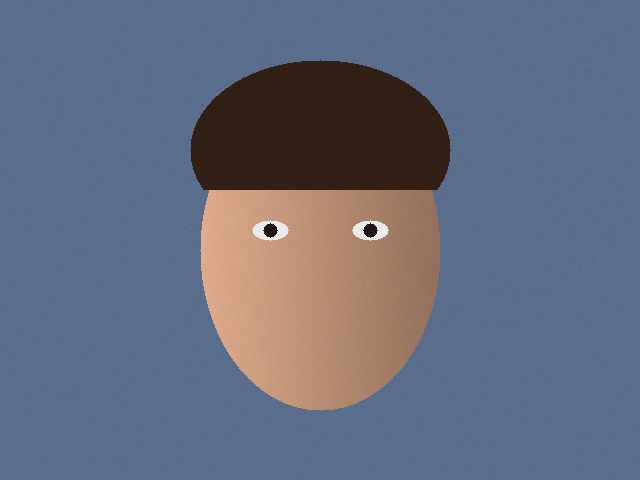
#> input picture samples/skin_reference.png, 640 x 480 px
$ python -i selftrain.py   (imports and definitions only)
#> lines starting #> are read from the running program, lines starting #| are printed output that depends on the picture
"""Likeness-filtered self-training (selftrain): partway through the steps (selftrain_at, a fraction of them) the LoRA
renders the subject over varied prompts, the pictures that pass a quality filter and look more like the person than
its probes do are kept, and they train beside the photos at a lower weight for the rest of the run.

It is reward-ranked fine-tuning (RAFT, Dong et al. 2023: sample, rank by a reward, fine-tune on the best) with the
likeness probes' score as the reward, done once or twice inside the run instead of as a stage of its own. It shows
the LoRA its own best pictures of the person in scenes the photos never had; it cannot teach the identity anything
the LoRA does not already draw on a good seed.

Training on its own pictures can amplify the model's own artifacts ("model collapse": in the self-consuming LoRA
chains of arXiv 2407.17493 quality fell visibly by the third round of retraining on outputs). The guards:

  - few rounds, each replacing the last round's pictures (they never pile up or train on each other's output);
  - a cap: at most selftrain_share of the real images (repeats counted), trained at selftrain_weight;
  - a quality filter before likeness: one face, detected confidently and not cut off by the frame; a picture far
    blurrier than the round's others (below SHARP_FACTOR x their median sharpness, at the training resolution, on
    the face when it is large enough there, since a render's soft background is not blur) is rejected: a failed
    render, not a clean one (renders are compared with renders, as photos carry grain and texture renders never
    have); near-duplicates of a kept picture are dropped;
  - a copy check (copy_check, copycheck.py): a picture that copies one of the training photos (its SSCD match
    above max(copy_max, the photos' own typical match + 0.1)) is left out: it would teach the photo again, not the
    person in a new scene;
  - a bar: a picture is kept only above both selftrain_min_likeness and the probes' current smoothed score, on the
    probes' own scale, so the LoRA studies only its better-than-usual pictures.

The scorer that picks the pictures is the probes' own, so a probe score that rises after a round may partly be the
scorer being fed what it likes: judge the samples by eye too.
"""
from __future__ import annotations

from collections import Counter
from dataclasses import dataclass, field
from pathlib import Path

import numpy as np

DET_MIN = 0.7  # the face detector's confidence a kept picture's face needs
DUP_MAX = 0.95  # thumbnail correlation above which a picture repeats one already kept
SHARP_FACTOR = 0.4  # blurry: below this x the median sharpness of the round's pictures measured the same way
SHARP_MIN_GROUP = 3  # a median needs this many pictures (fewer: no blur check for them)
SHARP_SIDE = 512  # pictures are compared for sharpness at this size (square-equivalent: the training resolution)
FACE_MIN = 64  # faces at least this large there (long edge, px) are compared alone; smaller ones go with the picture
THUMB = 32  # side of the grayscale thumbnail the duplicate check compares
REASONS = ("no face", "several faces", "unsure face", "face cut off", "blurry", "copies a photo", "below the bar",
           "duplicate", "over the cap")


@dataclass
class Candidate:
    path: str
    prompt: str
    likeness: float | None  # combined, on the probes' scale (percent); None: nothing to score
    faces: int = 0
    det: float = 0.0
    cut_off: bool = False
    sharp: float = 0.0  # of the face when it has one, else of the picture
    face_sharp: bool = False  # sharp was measured on the face
    thumb: np.ndarray | None = field(default=None, repr=False)
    copy: float | None = None  # its best SSCD match among the training photos (copy_check); None: not checked
    copy_of: str = ""  # that photo
    verdict: str = ""  # "kept" or the reason it was left out


# [14 lines left out: function round_steps, not called in this run]


def plan(prompts: list[str], n: int) -> list[str]:
    """n prompts, cycling through the list (so each gets about n / len(prompts) seeds)."""
    return [prompts[i % len(prompts)] for i in range(n)] if prompts else []


def seed(base: int, rnd: int, i: int) -> int:
    """A candidate's seed: apart from the probes' and samples' fixed seeds, new each round."""
    return base * 7919 + rnd * 1009 + i + 17


def _scale(size, side: int) -> float:
    """The factor that brings a picture of `size` to the area side x side (the training resolution)."""
    return side / max(1.0, (size[0] * size[1]) ** 0.5)


def _gray(path, side: int, box=None) -> np.ndarray:
    """The picture in grayscale at the training resolution (area side x side), or the padded face box in it."""
#> called with path = '../samples/skin_reference.png', side = 512
    from PIL import Image, ImageOps

    with Image.open(path) as im:
#> im is the input picture: PIL image 640x480 RGB; mean R, G, B 99.5, 107.1, 125.3
        im = ImageOps.exif_transpose(im).convert("L")
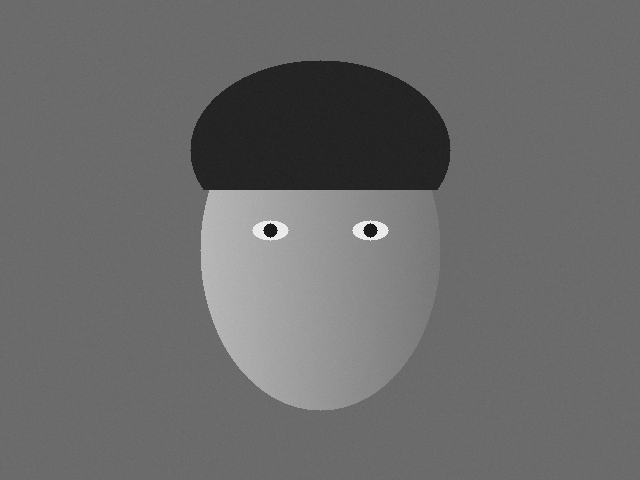
#> im: PIL image 640x480 L; min 22, max 239, mean 106.9
        k = _scale(im.size, side)
#> k = 0.924
        im = im.resize((max(3, round(im.width * k)), max(3, round(im.height * k))), Image.Resampling.BILINEAR)
#> im: PIL image 591x443 L
        if box is not None:  # a face, padded by a quarter, at the size training sees it
            x0, y0, x1, y1 = (float(v) * k for v in box)
            pw, ph = 0.25 * (x1 - x0), 0.25 * (y1 - y0)
            im = im.crop((max(0, int(x0 - pw)), max(0, int(y0 - ph)), min(im.width, int(x1 + pw)),
                          min(im.height, int(y1 + ph))))
        return np.asarray(im, dtype=np.float32) / 255.0


def sharpness(path, box=None, side: int = SHARP_SIDE) -> float:
    """Variance of the Laplacian at the training resolution (area side x side; photos and renders alike, so a
    high-resolution photo is not sharper only for its pixels): low for a blurry or smeared picture. With a face box,
    of the face alone (a portrait's soft background is not blur), else of the whole picture."""
    g = _gray(path, side, box)
    if g.shape[0] < 3 or g.shape[1] < 3:
        return 0.0
    lap = g[1:-1, :-2] + g[1:-1, 2:] + g[:-2, 1:-1] + g[2:, 1:-1] - 4.0 * g[1:-1, 1:-1]
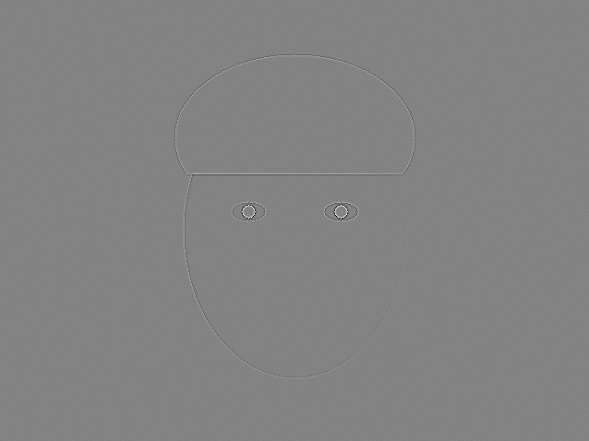
#> lap: shape (441, 589) float32; min -1.29, max 1.22, mean -2.39e-06; drawn with min black and max white
    return float(lap.var())


# [91 lines left out: functions thumb, big_face, sharp_floor, cap_count, reject_reason, select, not called in this run]


def describe(reasons: Counter) -> str:
    return ", ".join(f"{reasons[r]} {r}" for r in REASONS if reasons.get(r)) or "none"


# [40 lines left out: functions record, last_kept, not called in this run]

>>> result = sharpness('../samples/skin_reference.png')
#> result = 0.000989
